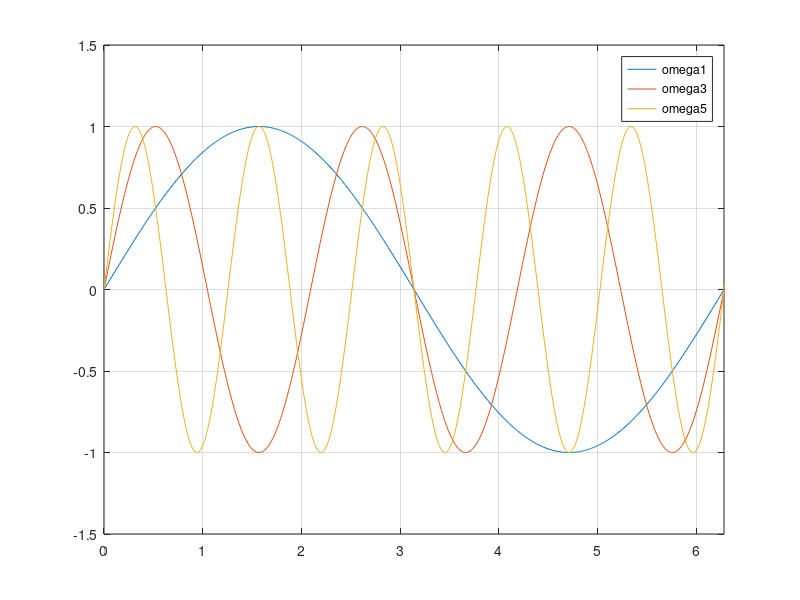

Write MATLAB code to recreate this figure.
%for loop three curves
t=0:0.01:81.92; %100Hertz, 2.^13
hold off;
for omega=1:2:5;
x=sin(omega*t);
plot(t,x);
hold on
ylim([-1.5 1.5]);
xlim([0 2*pi]);
grid on;
end
legend('omega1','omega3','omega5');
